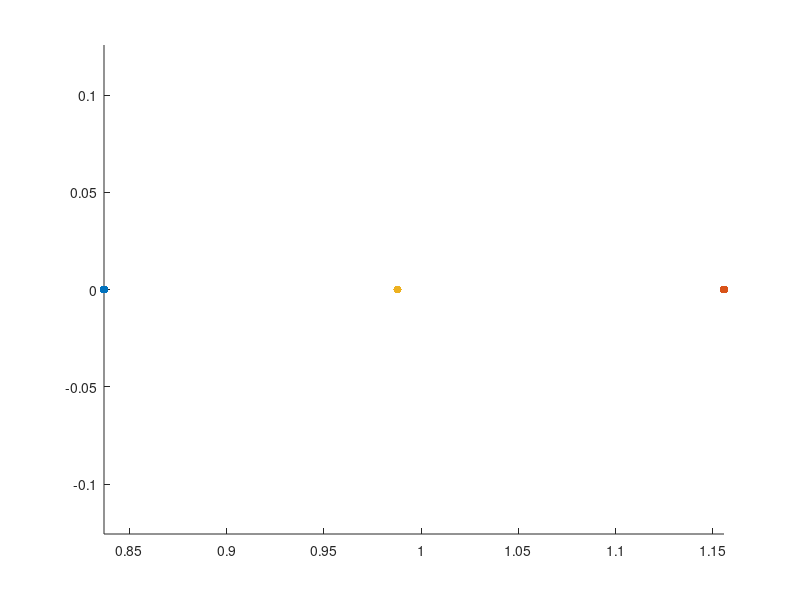

This figure's MATLAB source: (Note: this script raises an error after producing the figure.)
clear; clc; close all;

%% Constants and IC

G = 6.67408 * 10^-11; % m3/(kgs2)
G = G / (10^9); % km3/(kgs2)

% Earth
mu_earth = 398600.435507; % km3/s2
a_earth = 149598023; % km
e_earth = 0.016708617;
mass_earth = mu_earth / G; % kg

% Moon
mu_moon = 4902.800118; % km3/s2
a_moon = 384400; % km
e_moon = 0.05490;
mass_moon = mu_moon / G; % kg

% Earth-Moon system
mass_ratio_em = mass_moon / (mass_earth + mass_moon);
m_star_em = mass_earth + mass_moon; % kg
l_star_em = a_moon; % km 
t_star_em = sqrt(l_star_em^3/(G * m_star_em)); % s
mu = mass_ratio_em;

T = 15e-3/1000; % kN
Isp = 1320; % sec

init_mass = 100;

% Non-dim thrust
f = (T*t_star_em^2)/(l_star_em*init_mass);

% g is assumed to be 9.80665e-3 km/s^2
mdot = -(f*l_star_em)/(Isp*9.80665e-3*t_star_em);

l1_lyapunov_orbits = load("V_family_L1_Lyapunov.mat").V_family;
l2_lyapunov_orbits = load("V_family_L2_Lyapunov_orbits.mat").V_family;
init_orbit_idx = 25;
final_orbit_idx = 40;
em_eq_pts = load("eq_points.mat").em_eq_pts;

l2_pos = [em_eq_pts(2,:), 0];
l1_pos = [em_eq_pts(1,:), 0];
p1_pos = [-mu, 0, 0];
p2_pos = [1-mu, 0, 0];

figure(1)
scatter(l1_pos(1), l1_pos(2), 'filled', 'black')
hold on
scatter(l2_pos(1), l2_pos(2), 'filled', 'green')
scatter(p2_pos(1), p2_pos(2), 'filled', 'cyan')
axis equal

% Set options for ode113
options_no_events = odeset('RelTol', 1e-12, 'AbsTol', 1e-12);

[tout_lyapunov_init, xout_lyapunov_init] = ode113(@(t,state)CR3BP(state, mu), [0, l1_lyapunov_orbits(7,init_orbit_idx)], l1_lyapunov_orbits(1:6,init_orbit_idx), options_no_events);
plot(xout_lyapunov_init(:,1), xout_lyapunov_init(:,2), 'blue', 'LineWidth',2)

[tout_lyapunov_final, xout_lyapunov_final] = ode113(@(t,state)CR3BP(state, mu), [0, l2_lyapunov_orbits(7,final_orbit_idx)], l2_lyapunov_orbits(1:6,final_orbit_idx), options_no_events);
plot(xout_lyapunov_final(:,1), xout_lyapunov_final(:,2), 'red', 'LineWidth',2)

title("Initial and Final Orbits")
xlabel('$$\hat{x}$$','Interpreter','Latex', 'FontSize',18)
ylabel('$$\hat{y}$$','Interpreter','Latex', 'FontSize',18)
grid on
hold off
legend("L1", "L2", "Moon", "Initial Orbit", "Final Orbit")

%% Transfer

num_angles = 25;
angles = linspace(0, 2*pi, num_angles);

% Straight down vector
neg_y_vec = [0, -1, 0]';

for i = 1:num_angles
    dcm = R3(angles(i));
    thrust_direction(:,i) = dcm * neg_y_vec;
end

% Initial orbit, initial state
init_state_0 = [xout_lyapunov_init(1,:), 1];

function status = countNegCrossings(t,state,flag)
    persistent count lastSign
    status = 0;

    if strcmp(flag,'init')
        count = 0;
        lastSign = sign(state(2,1));
    elseif isempty(flag)
        s = sign(state(2,end));
        if (lastSign > 0 && s < 0) || (lastSign < 0 && s > 0)
            count = count + 1;
            if count == 2
                status = 1;  % STOP
            end
        end
        lastSign = s;
    end
end

function status = countPosCrossings(t,state,flag)
    persistent count lastSign
    status = 0;

    if strcmp(flag,'init')
        count = 0;
        lastSign = sign(state(2,1));
    elseif isempty(flag)
        s = sign(state(2,end));
        if (lastSign < 0 && s > 0) || (lastSign > 0 && s < 0)
            count = count + 1;
            if count == 2
                status = 1;  % STOP
            end
        end
        lastSign = s;
    end
end

function [value, isterminal, direction] = single_cross_direction_agnostic(t, y, mu)
    value = y(1) - (1-mu);    % Detect when y(1) crosses 1-mu (moon)
    direction = 0;   % Trigger for both increasing and decreasing
    isterminal = 1;  % Stop after one event
end

function [value, isterminal, direction] = multiple_cross_direction_agnostic(t, y, mu)
    value = y(1) - (1-mu);    % Detect when y(1) crosses 1-mu (moon)
    direction = 0;   % Trigger for both increasing and decreasing
    isterminal = 0;  % Don't stop at event trigger
end

function [value, isterminal, direction] = zero_y_hyperplane_init(t, state)
    value = state(2);
    isterminal = 0;
    direction = 0;
end

function [value, isterminal, direction] = moon_x_hyperplane_init(t, state)
    value = state(1) - (1-mu);
    isterminal = 0;
    direction = 0;
end

function [value, isterminal, direction] = zero_y_hyperplane_final(t, state)
    value = state(2);
    isterminal = 0;
    direction = 0;
end

options_single_cross = odeset('RelTol', 1e-12, 'AbsTol', 1e-12, 'Events', @(t,y)single_cross_direction_agnostic(t,y,mu));

saved_final_state_init_single_cross = [];
count = 0;

% Single Cross
figure(2)
plot(xout_lyapunov_init(:,1), xout_lyapunov_init(:,2), 'blue', 'LineWidth',2)
hold on
grid on
plot(xout_lyapunov_final(:,1), xout_lyapunov_final(:,2), 'red', 'LineWidth',2)

for j = 1:length(xout_lyapunov_init)
    disp("Single Cross Init Traj - " + j)
    init_state_0 = [xout_lyapunov_init(j,:), 1];
    for i = 1:num_angles
        % Start from pointing straight down and rotate ccw
        fun = @(t,state)CR3BP_with_non_dim_mass(state, mu, thrust_direction(:,i), f, mdot);
        [tout, xout] = ode113(fun, [0, 10], init_state_0, options_single_cross);
        
        if (xout(end,2) < 0.5) & (xout(end,2) > -0.5) 
            count = count + 1;
            saved_final_state_init_single_cross(count,:) = [xout(end,2), xout(end,4), xout(end,5), i, j, xout(end,7)];
            init_traj = plot(xout(:,1), xout(:,2), 'Color', 'blue');
        end
        % end
    end
end
title("Single Cross Two-sided Trajectories")

saved_final_state_final_single_cross = [];
count = 0;

% Single Cross
for j = 1:length(xout_lyapunov_final)
    disp("Single Cross Final Traj - " + j)
    init_state_0 = [xout_lyapunov_final(j,:), 0.99];
    for i = 1:num_angles
        % Start from pointing straight down and rotate ccw
        fun = @(t,state)CR3BP_with_non_dim_mass(state, mu, thrust_direction(:,i), f, mdot);
        [tout, xout] = ode113(fun, [0, -10], init_state_0, options_single_cross);

        % if xout(end,1) > l2_pos(1)
        if (xout(end,2) < 0.5) & (xout(end,2) > -0.5) 
            count = count + 1;
            saved_final_state_final_single_cross(count,:) = [xout(end,2), xout(end,4), xout(end,5), i, j, xout(end,7)];
            final_traj = plot(xout(:,1), xout(:,2), 'Color', 'red');
        end
        % end
    end
end

legend([init_traj, final_traj], 'Initial Trajectory', 'Final Trajectory')
xlabel('$$\hat{x}$$','Interpreter','Latex', 'FontSize',18)
ylabel('$$\hat{y}$$','Interpreter','Latex', 'FontSize',18)
hold off

%% extract

B1 = saved_final_state_init_single_cross(saved_final_state_init_single_cross(:,3) > -0.1 & saved_final_state_init_single_cross(:,3) < 0.1, :);
B2 = saved_final_state_final_single_cross(saved_final_state_final_single_cross(:,3) > -0.1 & saved_final_state_final_single_cross(:,3) < 0.1, :);

% Poincare Map - other representation

figure()
scatter(B1(:,1), B1(:,2), 50, B1(:,3), 'o', 'filled')
hold on
scatter(B2(:,1), B2(:,2), 50, B2(:,3), '+')
cd = colorbar;
cd.Label.Interpreter = 'Latex';
cd.Label.String = '$$\dot{y}$$';
colormap(turbo);
grid on
xlabel("y")
ylabel("$$\dot{x}$$", 'Interpreter', 'latex')
title("Single Cross Two-Sided Poincar\'e Map", 'Interpreter','latex')
legend("Initial Trajectory", "Final Trajectory")


%% Poincare Map

figure(3)
scatter3(saved_final_state_init_single_cross(:,1), saved_final_state_init_single_cross(:,2), saved_final_state_init_single_cross(:,3), 'filled', 'blue')
hold on
scatter3(saved_final_state_final_single_cross(:,1), saved_final_state_final_single_cross(:,2), saved_final_state_final_single_cross(:,3), "filled", 'red')
xlabel("y")
ylabel("$$\dot{x}$$", 'Interpreter', 'latex')
zlabel("$$\dot{y}$$", 'Interpreter', 'latex')
legend("Initial Trajectory", "Final Trajectory")
title("Single Cross Two-Sided Poincar\'e Map", 'Interpreter','latex')

%% Poincare Map - other representation

figure(4)
scatter(saved_final_state_init_single_cross(:,1), saved_final_state_init_single_cross(:,2), 50, saved_final_state_init_single_cross(:,3), 'o', 'filled')
hold on
scatter(saved_final_state_final_single_cross(:,1), saved_final_state_final_single_cross(:,2), 50, saved_final_state_final_single_cross(:,3), '+')
cd = colorbar;
cd.Label.Interpreter = 'Latex';
cd.Label.String = '$$\dot{y}$$';
colormap(turbo);
grid on
xlabel("y")
ylabel("$$\dot{x}$$", 'Interpreter', 'latex')
title("Single Cross Two-Sided Poincar\'e Map", 'Interpreter','latex')
legend("Initial Trajectory", "Final Trajectory")

%% Poinecare map - quiver

figure()
q1 = quiver(saved_final_state_init_single_cross(:,1), saved_final_state_init_single_cross(:,2), saved_final_state_init_single_cross(:,3), saved_final_state_init_single_cross(:,6));
q1.Marker = 'o';                % Set marker style to a circle
q1.MarkerEdgeColor = 'auto';    % Match arrow border color
q1.MarkerFaceColor = 'auto';    % Fill the circle to make it a dot
q1.MarkerSize = 5;              % Adjust the size of the origin dot
hold on
q2 = quiver(saved_final_state_final_single_cross(:,1), saved_final_state_final_single_cross(:,2), saved_final_state_final_single_cross(:,3), saved_final_state_final_single_cross(:,6));
q2.Marker = 'o';                % Set marker style to a circle
q2.MarkerEdgeColor = 'auto';    % Match arrow border color
q2.MarkerFaceColor = 'auto';    % Fill the circle to make it a dot
q2.MarkerSize = 5;              % Adjust the size of the origin dot
grid on
legend("Initial Trajectory","Final Trajectory")
title("Single Cross Two-Sided Poincar\'e Map", 'Interpreter','latex')



%% Find close points

single_cross_close_pts = compare_poincare_maps(saved_final_state_init_single_cross, saved_final_state_final_single_cross);

%% Multiple Cross

options_mult_cross = odeset('RelTol', 1e-12, 'AbsTol', 1e-12, 'Events', @(t,y)multiple_cross_direction_agnostic(t,y,mu));

saved_final_state_init_mult_cross = [];
count = 0;

figure(5)
plot(xout_lyapunov_init(:,1), xout_lyapunov_init(:,2), 'blue', 'LineWidth',2)
hold on
grid on
plot(xout_lyapunov_final(:,1), xout_lyapunov_final(:,2), 'red', 'LineWidth',2)

% Multiple Cross
for j = 1:10:length(xout_lyapunov_init)
    disp("Multiple cross Init Traj - " + j)
    init_state_0 = [xout_lyapunov_init(j,:), 1];
    for i = 1:num_angles
        count = count + 1;
        fun = @(t,state)CR3BP_with_non_dim_mass(state, mu, thrust_direction(:,i), f, mdot);
        sol = ode113(fun, [0, 15], init_state_0, options_mult_cross);
        if isempty(sol.xe) == 0
            if (sol.ye(2,end) < 0.5) & (sol.ye(2,end) > -0.5)
                seconds_init = sol.xe(end);
                saved_final_state_init_mult_cross(count,:) = [sol.ye(2,end), sol.ye(4,end), sol.ye(5,end), i, j, seconds_init, sol.ye(7,end)];
                [tout, xout] = ode113(fun, [0, seconds_init], init_state_0, options_no_events);
                init_traj = plot(xout(:,1), xout(:,2), 'Color', 'b');
            end
        end

        
    end
end

saved_final_state_final_mult_cross = [];
count = 0;

% Multiple Cross
for j = 1:10:length(xout_lyapunov_final)
    disp("Multiple Cross Final Traj - " + j)
    init_state_0 = [xout_lyapunov_final(j,:), 0.9];
    for i = 1:num_angles
        count = count + 1;
        % Start from pointing straight down and rotate ccw
        fun = @(t,state)CR3BP_with_non_dim_mass(state, mu, thrust_direction(:,i), f, mdot);
        sol = ode113(fun, [0, -15], init_state_0, options_mult_cross);
        if isempty(sol.xe) == 0
            if length(sol.xe) >= 2
                if (sol.ye(2,end) < 0.5) & (sol.ye(2,end) > -0.5)
                    seconds_final = sol.xe(end);
                    saved_final_state_final_mult_cross(count,:) = [sol.ye(2,end), sol.ye(4,end), sol.ye(5,end), i, j, seconds_final, sol.ye(7,end)];
                    
                    [tout, xout] = ode113(fun, [0, seconds_final], init_state_0, options_no_events);
                    final_traj = plot(xout(:,1), xout(:,2), 'Color', 'r');
                end
            end
        end
    end
end

hold off
legend([init_traj, final_traj], "Initial Trajectory", "Final Trajectory")
xlabel('$$\hat{x}$$','Interpreter','Latex', 'FontSize',18)
ylabel('$$\hat{y}$$','Interpreter','Latex', 'FontSize',18)
title("2-Cross Two-sided Trajectories")


%% Mult-Cross Poincare Map

figure(6)
scatter3(saved_final_state_init_mult_cross(:,1), saved_final_state_init_mult_cross(:,2), saved_final_state_init_mult_cross(:,3), 'filled', 'blue')
hold on
scatter3(saved_final_state_final_mult_cross(:,1), saved_final_state_final_mult_cross(:,2), saved_final_state_final_mult_cross(:,3), "filled", 'red')
xlabel("y")
ylabel("$$\dot{x}$$", 'Interpreter', 'latex')
zlabel("$$\dot{y}$$", 'Interpreter', 'latex')
legend("Initial Trajectory", "Final Trajectory")
title("Multi-Cross Two-Sided Poincar\'e Map", 'Interpreter','latex')

%% Mult-Cross Poincare Map different representation

figure(7)
scatter(saved_final_state_init_mult_cross(:,1), saved_final_state_init_mult_cross(:,2), 50, saved_final_state_init_mult_cross(:,3), 'o', 'filled')
hold on
scatter(saved_final_state_final_mult_cross(:,1), saved_final_state_final_mult_cross(:,2), 50, saved_final_state_final_mult_cross(:,3), '+')
cd = colorbar;
cd.Label.Interpreter = 'Latex';
cd.Label.String = '$$\dot{y}$$';
colormap(turbo);
grid on
xlabel("y")
ylabel("$$\dot{x}$$", 'Interpreter', 'latex')
title("Multi-Cross Two-Sided Poincar\'e Map", 'Interpreter','latex')
legend("Initial Trajectory", "Final Trajectory")

%% Poincare map - quiver

figure()
q1 = quiver(saved_final_state_init_mult_cross(:,1), saved_final_state_init_mult_cross(:,2), saved_final_state_init_mult_cross(:,3), saved_final_state_init_mult_cross(:,7));
q1.Marker = 'o';                % Set marker style to a circle
q1.MarkerEdgeColor = 'auto';    % Match arrow border color
q1.MarkerFaceColor = 'auto';    % Fill the circle to make it a dot
q1.MarkerSize = 5;              % Adjust the size of the origin dot
hold on
q2 = quiver(saved_final_state_final_mult_cross(:,1), saved_final_state_final_mult_cross(:,2), saved_final_state_final_mult_cross(:,3), saved_final_state_final_mult_cross(:,7));
q2.Marker = 'o';                % Set marker style to a circle
q2.MarkerEdgeColor = 'auto';    % Match arrow border color
q2.MarkerFaceColor = 'auto';    % Fill the circle to make it a dot
q2.MarkerSize = 5;              % Adjust the size of the origin dot
grid on
legend("Initial Trajectory","Final Trajectory")
title("Single Cross Two-Sided Poincar\'e Map", 'Interpreter','latex')

%% Find close points

mult_cross_close_pts = compare_poincare_maps(saved_final_state_init_mult_cross, saved_final_state_final_mult_cross);

%% Plot uncorrected trajectory - option 1, single cross

% Found these nubmers by manually looking through plot:
% find(abs(saved_final_state_init_single_cross(:,1)-(-0.00693996)) < 1e-5)
% = 922
% find(abs(saved_final_state_final_single_cross(:,1)-(-0.00693925)) < 1e-5)
% = 1737
uncorrected_init_idx = single_cross_close_pts(2);
uncorrected_final_idx = single_cross_close_pts(3);
uncorrected_init_i = saved_final_state_init_single_cross(uncorrected_init_idx,4);
uncorrected_init_j = saved_final_state_init_single_cross(uncorrected_init_idx,5);
% uncorrected_init_seconds = saved_final_state_init_mult_cross(uncorrected_init_idx,6);
uncorrected_final_i = saved_final_state_final_single_cross(uncorrected_final_idx,4);
uncorrected_final_j = saved_final_state_final_single_cross(uncorrected_final_idx,5);
% uncorrected_final_seconds = saved_final_state_final_mult_cross(uncorrected_final_idx,6);
uncorrected_init_state0 = xout_lyapunov_init(uncorrected_init_j,:);
uncorrected_final_state0 = xout_lyapunov_final(uncorrected_final_j,:);
uncorrected_init_thrust = thrust_direction(:,uncorrected_init_i);
uncorrected_final_thrust = thrust_direction(:,uncorrected_final_i);
uncorrected_init_time = saved_final_state_init_single_cross(uncorrected_init_idx,6);
uncorrected_final_time = saved_final_state_final_single_cross(uncorrected_final_idx,6);

figure(8)
scatter(l2_pos(1), l2_pos(2), 'filled', 'black')
hold on
scatter(l1_pos(1), l1_pos(2), 'filled', 'green')
plot(xout_lyapunov_init(1:uncorrected_init_j,1), xout_lyapunov_init(1:uncorrected_init_j,2), 'blue', 'LineWidth', 2)
plot(xout_lyapunov_final(uncorrected_final_j:end,1), xout_lyapunov_final(uncorrected_final_j:end,2), 'red', 'LineWidth', 2)
grid on
title("Uncorrected Trajectory Option 1")
xlabel('$$\hat{x}$$','Interpreter','Latex', 'FontSize',18)
ylabel('$$\hat{y}$$','Interpreter','Latex', 'FontSize',18)


fun = @(t,state)CR3BP_with_non_dim_mass(state, mu, uncorrected_init_thrust, f, mdot);
[uncorrected_init_tout, uncorrected_init_xout] = ode113(fun, [0, 45], [uncorrected_init_state0, 1], options_single_cross);
x_1_f = xout(end,:)';
plot(uncorrected_init_xout(:,1), uncorrected_init_xout(:,2), 'Color', 'black', 'LineWidth', 2)

fun = @(t,state)CR3BP_with_non_dim_mass(state, mu, uncorrected_final_thrust, f, mdot);
[uncorrected_final_tout, uncorrected_final_xout] = ode113(fun, [0, -25], [uncorrected_final_state0, 0.99], options_single_cross);
plot(uncorrected_final_xout(:,1), uncorrected_final_xout(:,2), 'Color', 'magenta', 'LineWidth', 2)
hold off
grid on
legend("L2", "L1", "Initial Orbit", "Final Orbit", "Initial Transfer", "Final Transfer")

%% Correction

% Mass burn rate
% Non-dim thrust
f = (T*t_star_em^2)/(l_star_em*init_mass);
% g is assumed to be 9.80665e-3 km/s^2
mdot = -(f*l_star_em)/(Isp*9.80665e-3*t_star_em);

% This is the mass at the end of the each burn
mass_1_0 = 1;
mass_2_0 = mass_1_0;
mass_3_0 = saved_final_state_final_single_cross(uncorrected_final_idx, 6);
% mass_3_0 = mass_2_0 + mdot*abs(uncorrected_final_tout(end));
% mass_4_0 = mass_3_0 + mdot*(tout_lyapunov_final(end) - tout_lyapunov_final(uncorrected_final_j));
mass_4_0 = 0.99;

V1 = [xout_lyapunov_init(1,:)'; mass_1_0; tout_lyapunov_init(uncorrected_init_j)];
% V6 = [xout_lyapunov_final(uncorrected_final_j,:)'; mass_4_0; tout_lyapunov_final(end) - tout_lyapunov_final(uncorrected_final_j)];
V2 = [uncorrected_init_state0'; mass_2_0; uncorrected_init_thrust; uncorrected_init_tout(74)];
V3 = [uncorrected_init_xout(74,1:6)'; uncorrected_init_xout(74,7); uncorrected_init_thrust; uncorrected_init_tout(end)-uncorrected_init_tout(74)];
% V4 = [uncorrected_final_xout(end,1:6)'; mass_3_0; uncorrected_final_thrust; uncorrected_final_tout(76)-(uncorrected_final_tout(end))];
% V5 = [uncorrected_final_xout(76,1:6)'; uncorrected_final_xout(76,7); uncorrected_final_thrust; abs(uncorrected_final_tout(76))];

% This array determines whether a particular arc is natural or thrusting
% 0 indicates natural arc and 1 indicates thrusting arc
% V_config = [0, 1, 1, 1, 1, 0];
V_config = [0, 1, 1];

V0 = cell(2, 1);
V0{1} = V1;
V0{2} = V2;
V0{3} = V3;
% V0{4} = V4;
% V0{5} = V5;
% V0{6} = V6;

system_params = [mu, t_star_em, l_star_em, T, Isp, init_mass, f, mdot];
% plot_modular(V0, V_config, l1_pos, l2_pos, system_params);

% mass_1_f = mass_1_0;
% mass_2_f = mdot*V2(end) + mass_2_0;
% mass_3_f = 0.95;
% % mass_3_f = mdot*V3(end) + mass_3_0;
% mass_4_f = mass_4_0;

x_1_des = xout_lyapunov_init(1,:)';
% x_6_des = xout_lyapunov_final(end,:)';
% x_2_des = uncorrected_final_xout(end,1:6)';
% x_3_des = xout_lyapunov_final(uncorrected_final_j,:)';

% V_soln = correction_modular(V0, V_config, system_params, x_1_des, x_6_des, l1_pos, l2_pos);

% temp = uncorrected_final_xout(end,1:6)';
% temp(2)= uncorrected_init_xout(end,2);

V_soln = correction_modular(V0, V_config, system_params, x_1_des, uncorrected_final_xout(end,1:6)', l1_pos, l2_pos);
% V_soln = correction_modular(V0, V_config, system_params, x_1_des, temp, l1_pos, l2_pos);
